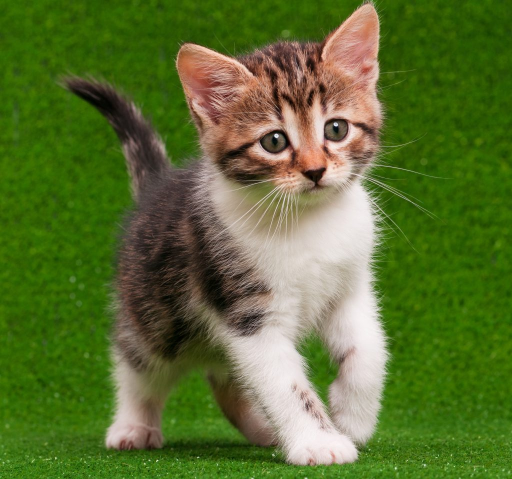
#> input picture image.png, 1024 x 958 px (shown at 1/2 size)
$ python 'histo equalization.py'
#> lines starting #> are read from the running program, lines starting #| are printed output that depends on the picture
import cv2
import numpy as np
import matplotlib.pyplot as plt
img = cv2.imread("image.png")
#> img is the input picture: shape (958, 1024, 3); mean B, G, R 49.7, 111.2, 90.9
img = cv2.cvtColor(img, cv2.COLOR_BGR2RGB)  # Convert BGR to RGB for correct color display
img_gray = cv2.cvtColor(img, cv2.COLOR_RGB2GRAY)  # Convert to grayscale for processing
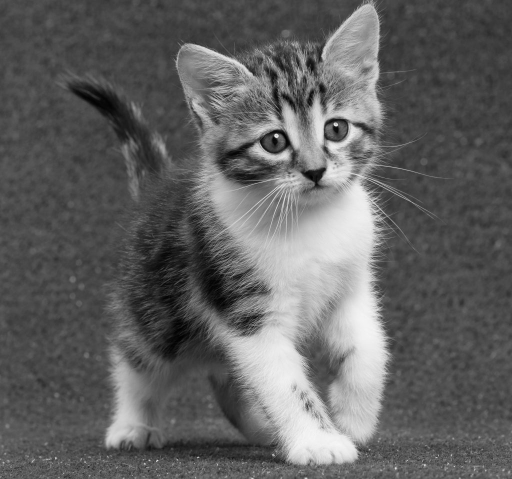
#> img_gray: shape (958, 1024) (shown at 1/2 size); min 0, max 251, mean 98.1
plt.figure(figsize=(20, 20))
plt.subplot(221)
plt.title('Original')
plt.imshow(img)
plt.axis('off')  # Hide axes for better visualization
img_hist = cv2.calcHist([img_gray], [0], None, [256], [0, 256])
#> img_hist = 256 values, max 28665 at index 72, min 0 at index 249, mean 3832
plt.subplot(222)
plt.title('Grayscale Histogram')
plt.plot(img_hist)
plt.subplot(223)
plt.hist(img_gray.ravel(), 256, [0, 256])
plt.title('Histogram using ravel()')
equalized_img = cv2.equalizeHist(img_gray)
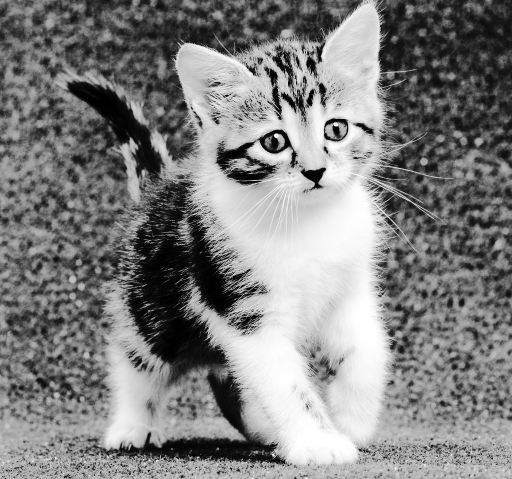
#> equalized_img: shape (958, 1024) (shown at 1/2 size); min 0, max 255, mean 129.2
plt.subplot(224)
plt.title('Equalized Image')
plt.imshow(equalized_img, cmap='gray')
plt.axis('off')
plt.show()
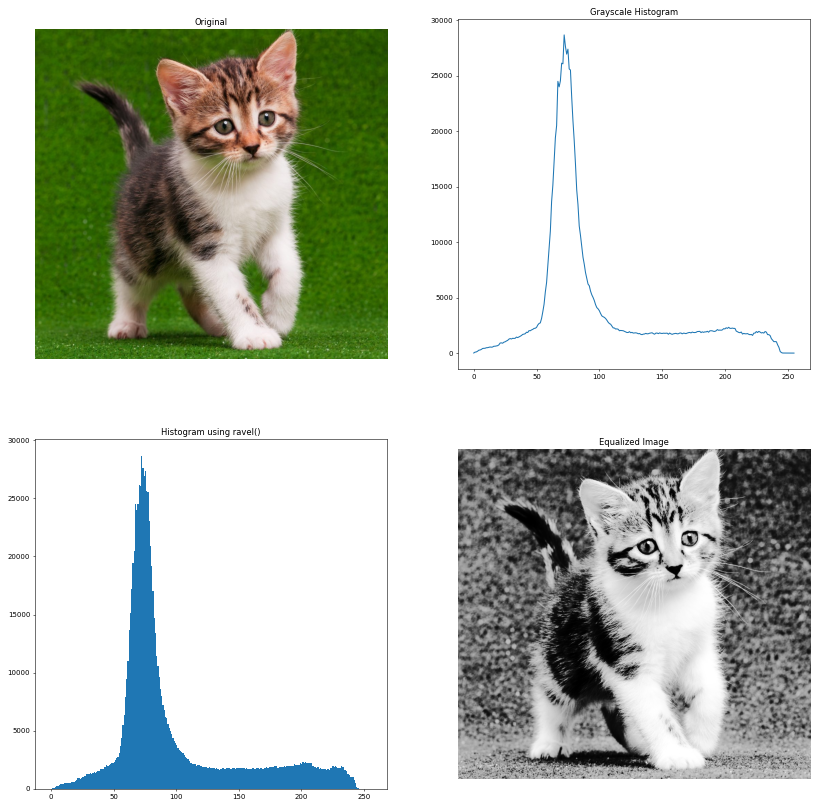
#> figure drawn by matplotlib, 4 panels; panel 2: curve peaks at x = 72, y = 28665; panel 3: tallest bar 28665 high, from x = 72 to 73
